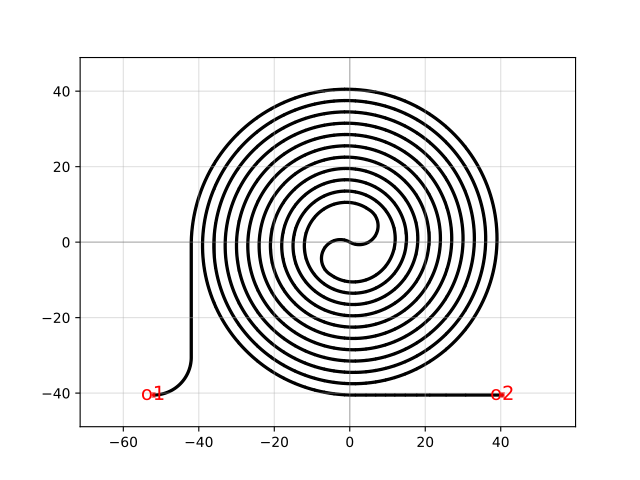

Generate this figure with Python:
import gdsfactory as gf

c = gf.components.spiral_circular(length=1000.0, wg_width=0.5, spacing=3.0, min_bend_radius=5.0, points=1000, layer='WG')
c.plot()
